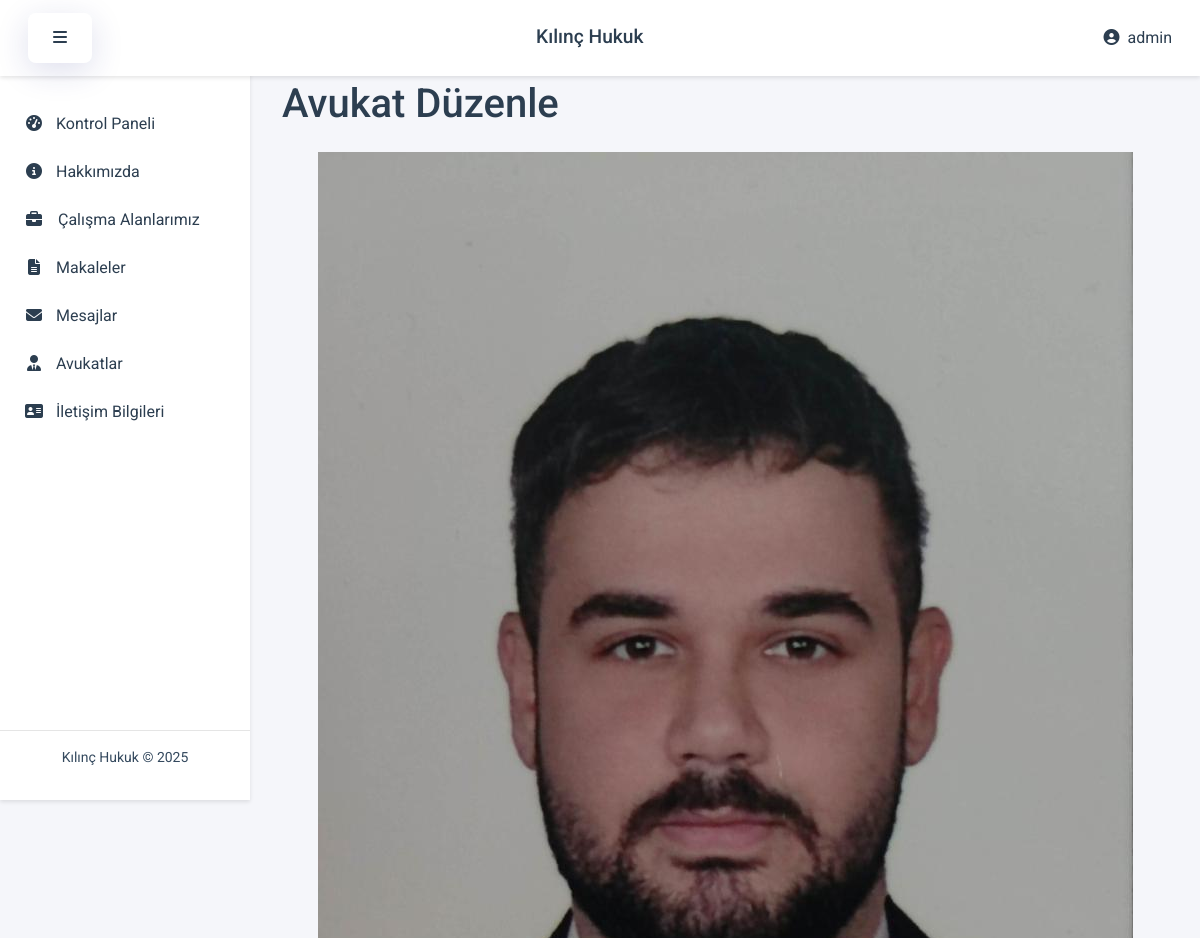
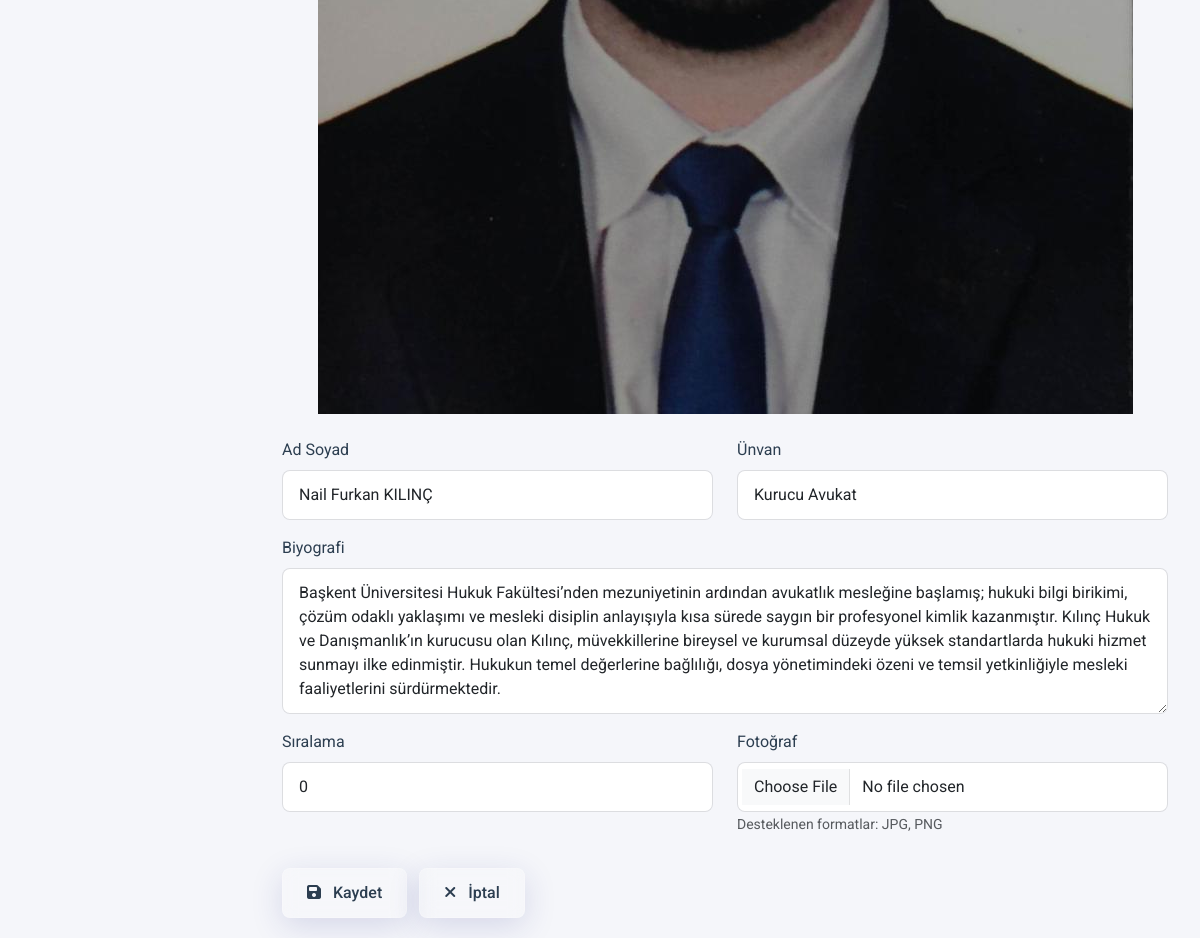
Screenshot of /admin/lawyers/edit/1 (signed in) with the database file from the repository (2 pictures, top to bottom).
### models.py (models this page shows, shortened)
class Settings(db.Model):
    __tablename__ = 'ayarlar'
    id = Column(Integer, primary_key=True)
    site_name = Column(String(255), nullable=False)
    site_description = Column(Text, nullable=False)
    site_keywords = Column(Text, nullable=False)
    site_author = Column(String(255), nullable=False)
    site_footer = Column(Text, nullable=False)
    homepage_title = Column(String(255), nullable=True)
    homepage_subtitle = Column(String(255), nullable=True)
    homepage_content = Column(Text, nullable=True)
    homepage_image = Column(String(255), nullable=True)
    about_title = Column(String(255), nullable=True)
    about_content = Column(Text, nullable=True)
    about_image = Column(String(255), nullable=True)

class Admin(UserMixin, db.Model):
    __tablename__ = 'admin'
    id = Column(Integer, primary_key=True)
    username = Column(String(50), unique=True, nullable=False)
    email = Column(String(100), unique=True, nullable=False)
    password_hash = Column(String(256), nullable=False)
    created_at = Column(DateTime, default=datetime.utcnow)

class Lawyer(db.Model):
    __tablename__ = 'avukatlar'
    id = Column(Integer, primary_key=True)
    name = Column(String(255), nullable=False)
    title = Column(String(255), nullable=True)
    bio = Column(Text, nullable=True)
    photo = Column(String(255), nullable=True)
    order = Column(Integer, default=0)  # Sıralama için kullanılacak

### admin_routes.py (the view, shortened to what this page needs)
@app.route('/admin/lawyers/edit/<int:id>', methods=['GET', 'POST'])
@login_required
def admin_edit_lawyer(id):
    settings = Settings.query.first()
    lawyer = Lawyer.query.get_or_404(id)
    form = LawyerForm(obj=lawyer)
    return render_template('admin/edit_lawyer.html',
                         settings=settings,
                         form=form,
                         lawyer=lawyer,
                         now=datetime.now())

### forms.py
class LawyerForm(FlaskForm):
    name = StringField('Ad Soyad', validators=[DataRequired()])
    title = StringField('Ünvan', validators=[DataRequired()])
    bio = TextAreaField('Biyografi', validators=[DataRequired()])
    photo = FileField('Fotoğraf')
    order = IntegerField('Sıralama', default=0)

### app.py (called while the page is built)
@login_manager.user_loader
def load_user(user_id):
    from models import Admin
    return Admin.query.get(int(user_id))

@app.context_processor
def utility_processor():
    return dict(
        get_random_string=lambda n: ''.join(random.choices(string.ascii_uppercase + string.digits, k=n))
    )

### templates/admin/edit_lawyer.html (shortened to what this page needs)
{% extends 'admin/base.html' %}
{% block content %}
<div class="container-fluid">
    <div class="form-container">
        <h1 class="form-title">Avukat Düzenle</h1>
        <form method="POST" action="{{ url_for('admin_edit_lawyer', id=lawyer.id) }}" enctype="multipart/form-data">
            <div class="row">
                <div class="col-md-12 text-center mb-4">
                    {% if lawyer.photo %}
                    <img src="{{ url_for('static', filename='uploads/' + lawyer.photo) }}" alt="{{ lawyer.name }}" class="profile-image" id="preview-photo">
                    {% else %}
                    <div class="profile-image bg-light d-flex align-items-center justify-content-center" id="preview-photo-container">
                        <i class="fas fa-user-tie text-muted" style="font-size: 2rem;"></i>
                    </div>
                    <img src="" alt="Fotoğraf" class="profile-image" id="preview-photo" style="display: none;">
                    {% endif %}
                </div>
                <div class="col-md-6 mb-3">
                    <label for="name" class="form-label">Ad Soyad</label>
                    {{ form.name(class="form-control", placeholder="Ad Soyad") }}
                </div>
                <div class="col-md-6 mb-3">
                    <label for="title" class="form-label">Ünvan</label>
                    {{ form.title(class="form-control", placeholder="Ünvan") }}
                </div>
                <div class="col-md-12 mb-3">
                    <label for="bio" class="form-label">Biyografi</label>
                    {{ form.bio(class="form-control", rows=5, placeholder="Biyografi") }}
                </div>
                <div class="col-md-6 mb-3">
                    <label for="order" class="form-label">Sıralama</label>
                    {{ form.order(class="form-control", placeholder="Sıralama") }}
                </div>
                <div class="col-md-6 mb-3">
                    <label for="photo" class="form-label">Fotoğraf</label>
                    {{ form.photo(class="form-control", data_preview="preview-photo") }}
                    <small class="text-muted">Desteklenen formatlar: JPG, PNG</small>
                </div>
                <div class="col-md-12 mt-3">
                    <button type="submit" class="btn btn-admin btn-admin-primary">
                        <i class="fas fa-save me-2"></i> Kaydet
                    </button>
                    <a href="{{ url_for('admin_lawyers') }}" class="btn btn-secondary ms-2">
                        <i class="fas fa-times me-2"></i> İptal
                    </a>
                </div>
            </div>
        </form>
    </div>
</div>
{% endblock %}

### templates/admin/base.html (shortened to what this page needs)
<!DOCTYPE html>
<html lang="tr">
<head>
    <link rel="stylesheet" href="https://cdnjs.cloudflare.com/ajax/libs/font-awesome/6.4.0/css/all.min.css">
    <link href="https://cdn.jsdelivr.net/npm/bootstrap@5.3.0/dist/css/bootstrap.min.css" rel="stylesheet">
    <link rel="stylesheet" href="{{ url_for('static', filename='css/admin.css') }}">
</head>
<body>
    <nav class="navbar navbar-expand-lg admin-navbar">
        <div class="container-fluid">
            <button type="button" id="sidebarCollapse" class="btn">
                <i class="fas fa-bars"></i>
            </button>
            <a class="navbar-brand" href="{{ url_for('admin_dashboard') }}">{{ settings.site_name }}</a>
            <div class="d-flex">
                <div class="dropdown">
                    <a class="nav-link dropdown-toggle" href="#" id="navbarDropdown" role="button" data-bs-toggle="dropdown" aria-expanded="false">
                        <i class="fas fa-user-circle me-1"></i> {{ current_user.username }}
                    </a>
                </div>
            </div>
        </div>
    </nav>
    <div class="wrapper">
        <nav id="sidebar">
            <ul class="list-unstyled components">
                <li {% if request.endpoint == 'admin_dashboard' %}class="active"{% endif %}>
                    <a href="{{ url_for('admin_dashboard') }}">
                        <i class="fas fa-tachometer-alt me-2"></i> Kontrol Paneli
                    </a>
                </li>
                <li {% if request.endpoint == 'admin_about' %}class="active"{% endif %}>
                    <a href="{{ url_for('admin_about') }}">
                        <i class="fas fa-info-circle me-2"></i> Hakkımızda
                    </a>
                </li>
                <li {% if request.endpoint == 'admin_calisma_alanlarimiz' %}class="active"{% endif %}>
                    <a href="{{ url_for('admin_calisma_alanlarimiz') }}">
                        <i class="fas fa-briefcase"></i> Çalışma Alanlarımız
                    </a>
                </li>
                <li {% if request.endpoint == 'admin_projects' %}class="active"{% endif %}>
                    <a href="{{ url_for('admin_projects') }}">
                        <i class="fas fa-file-alt me-2"></i> Makaleler
                    </a>
                </li>
                <li {% if request.endpoint == 'admin_messages' %}class="active"{% endif %}>
                    <a href="{{ url_for('admin_messages') }}">
                        <i class="fas fa-envelope me-2"></i> Mesajlar
                    </a>
                </li>
                <li {% if request.endpoint == 'admin_lawyers' %}class="active"{% endif %}>
                    <a href="{{ url_for('admin_lawyers') }}">
                        <i class="fas fa-user-tie me-2"></i> Avukatlar
                    </a>
                </li>
                <li {% if request.endpoint == 'admin_contact_settings' %}class="active"{% endif %}>
                    <a href="{{ url_for('admin_profile') }}">
                        <i class="fas fa-address-card me-2"></i> İletişim Bilgileri
                    </a>
                </li>
            </ul>
            <div class="sidebar-footer">
                <p>{{ settings.site_name }} &copy; {{ now.year }}</p>
            </div>
        </nav>
        <div id="content">
            {% block content %}{% endblock %}
        </div>
    </div>
</body>
</html>

### static/css/admin.css (style rules this page uses)
:root { --primary-color: #2c3e50; --secondary-color: #34495e; --accent-color: #3498db; --success-color: #2ecc71; --danger-color: #e74c3c; --warning-color: #f1c40f; --light-bg: #f8f9fa; --dark-text: #2c3e50; --light-text: #ecf0f1; --border-radius: 8px; --box-shadow: 0 2px 4px rgba(0,0,0,0.1); --transition: all 0.3s ease; --glass-bg: rgba(255, 255, 255, 0.1); --glass-border: rgba(255, 255, 255, 0.2); --glass-shadow: 0 8px 32px 0 rgba(31, 38, 135, 0.15); --backdrop-blur: blur(8px); }
body { font-family: 'Roboto', sans-serif; background-color: #f5f6fa; color: var(--dark-text); }
.admin-navbar { background-color: #fff; box-shadow: var(--box-shadow); padding: 0.8rem 1rem; position: fixed; width: 100%; top: 0; z-index: 1000; }
.admin-navbar .navbar-brand { color: var(--primary-color); font-weight: 500; font-size: 1.2rem; }
.admin-navbar .dropdown-toggle::after { display: none; }
.wrapper { display: flex; margin-top: 60px; }
#sidebar { min-width: 250px; max-width: 250px; background: #fff; box-shadow: var(--box-shadow); height: calc(100vh - 60px); position: fixed; transition: var(--transition); padding: 20px 0; }
#sidebar .components { padding: 20px 0; }
#sidebar ul li a { padding: 12px 20px; display: block; color: var(--dark-text); text-decoration: none; transition: var(--transition); border-left: 4px solid transparent; }
#sidebar ul li a i { margin-right: 10px; width: 20px; text-align: center; }
#content { width: calc(100% - 250px); margin-left: 250px; padding: 20px; min-height: calc(100vh - 60px); transition: var(--transition); }
.btn { border-radius: var(--border-radius); padding: 0.75rem 1.5rem; font-weight: 500; transition: var(--transition); position: relative; overflow: hidden; backdrop-filter: var(--backdrop-blur); -webkit-backdrop-filter: var(--backdrop-blur); border: 1px solid var(--glass-border); background: var(--glass-bg); color: var(--dark-text); box-shadow: var(--glass-shadow); }
a { color: var(--accent-color); text-decoration: none; transition: var(--transition); position: relative; }
a::after { content: ''; position: absolute; width: 100%; height: 2px; bottom: -2px; left: 0; background-color: var(--accent-color); transform: scaleX(0); transform-origin: bottom right; transition: transform 0.3s ease-out; }
.form-control { border-radius: var(--border-radius); padding: 0.75rem 1rem; border: 1px solid rgba(0,0,0,0.1); }
.sidebar-footer { position: absolute; bottom: 0; width: 100%; padding: 1rem; text-align: center; font-size: 0.875rem; color: var(--secondary-color); border-top: 1px solid rgba(0,0,0,0.1); }
h1 { color: var(--dark-text); font-weight: 500; margin-bottom: 1.5rem; }

### rows the page displays
Settings: site_name "Kılınç Hukuk"
Admin: username "admin"
Lawyer: photo (picture), name "Nail Furkan KILINÇ", title "Kurucu Avukat", bio "Başkent Üniversitesi Hukuk Fakültesi’nden mezuniyetinin ardından avukatlık mesleğine başlamış; hukuki bilgi birikimi, çözüm odaklı yaklaşımı ve mesleki disiplin anlayışıyla kısa sürede saygın bir profesyonel kimlik kazanmıştır. Kılınç Hukuk ve Danışmanlık’ın kurucusu olan Kılınç, müvekkillerine bireysel ve kurumsal düzeyde yüksek standartlarda hukuki hizmet sunmayı ilke edinmiştir. Hukukun temel değerlerine bağlılığı, dosya yönetimindeki özeni ve temsil yetkinliğiyle mesleki faaliyetlerini sürdürmektedir.", order "0"
